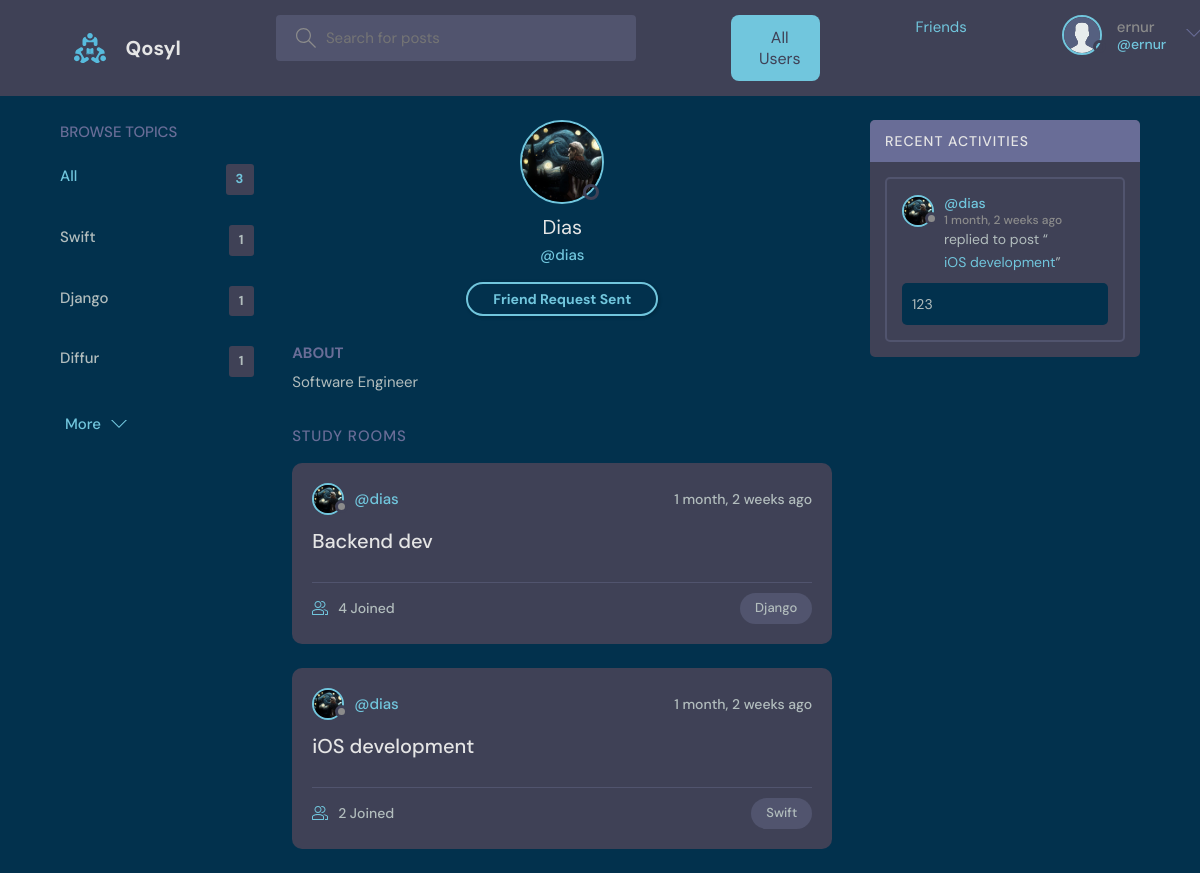
/profile/2/ (signed in), run on the app's committed database.
### users/models.py (models this page shows, shortened)
class User(AbstractUser):
    name = models.CharField(max_length=200, null=True)
    email = models.EmailField(unique=True, null=True)
    bio = models.TextField(null=True)
    avatar = models.ImageField(upload_to='avatars/', default='avatar.svg')
    friends = models.ManyToManyField('self', blank=True, symmetrical=True, related_name='user_friends')
    USERNAME_FIELD = 'email'
    REQUIRED_FIELDS = []
    def is_friend(self, friend):
        return self.friends.filter(id=friend.id).exists()
    objects = UserManager()

class Topic(models.Model):
    name = models.CharField(max_length=200)

### rooms/models.py (models this page shows)
class Room(models.Model):
    host = models.ForeignKey(settings.AUTH_USER_MODEL, on_delete=models.SET_NULL, null=True)
    topic = models.ForeignKey('users.Topic', on_delete=models.SET_NULL, null=True)
    name = models.CharField(max_length=200)
    description = models.TextField(null=True, blank=True)
    participants = models.ManyToManyField(settings.AUTH_USER_MODEL, related_name='participants', blank=True)
    updated = models.DateTimeField(auto_now=True)
    created = models.DateTimeField(auto_now_add=True)
    class Meta:
        ordering = ['-updated', '-created']
    def __str__(self):
        return self.name

### chat/models.py (models this page shows, shortened)
class Message(models.Model):
    user = models.ForeignKey(settings.AUTH_USER_MODEL, on_delete=models.CASCADE)
    room = models.ForeignKey(Room, on_delete=models.CASCADE)
    body = models.TextField()
    updated = models.DateTimeField(auto_now=True)
    created = models.DateTimeField(auto_now_add=True)
    class Meta:
        ordering = ['-updated', '-created']

### users/views.py (the view)
# urls.py: path('profile/<str:pk>/', views.userProfile, name="user-profile"),
def userProfile(request, pk):
    user = User.objects.get(id=pk)
    rooms = user.room_set.all()
    room_messages = user.message_set.all()
    topics = Topic.objects.all()
    profile_user = get_object_or_404(User, id=pk)
    is_own_profile = request.user == profile_user
    is_friend = profile_user.is_friend(request.user)
    existing_request = FriendRequest.objects.filter(from_user=request.user, to_user=profile_user).exists()
    context = {
        "user": profile_user,
        "is_own_profile": is_own_profile,
        "is_friend": is_friend,
        "existing_request": existing_request,
        'user': user,
        'rooms': rooms,
        'room_messages': room_messages,
        'topics': topics,
    }
    return render(request, "users/profile.html", context)

### users/templates/users/profile.html (shortened to what this page needs)
{% extends 'main.html' %}
{% block content %}
<main class="profile-page layout layout--3">
  <div class="container">
    {% include 'users/topics_component.html' %}
    <div class="roomList">
      <div class="profile">
        <div class="profile__avatar">
          <div class="avatar avatar--large active">
            <img src="{{ user.avatar.url }}" />
          </div>
        </div>
        <div class="profile__info">
          <h3>{{ user.name }}</h3>
          <p>@{{ user.username }}</p>
          <div class="profile__actions">
            {% if is_own_profile %}
              <a href="{% url 'update-user' %}" class="btn btn--main btn--pill">Edit Profile</a>
              <button id="showChartBtn" class="btn btn--secondary btn--pill">Show Chart</button>
            {% else %}
              {% if is_friend %}
                <form action="{% url 'remove_friend' user.id %}" method="POST">
                  {% csrf_token %}
                  <button type="submit" class="btn btn--secondary btn--pill">Remove Friend</button>
                </form>
              {% elif existing_request %}
                <button class="btn btn--disabled btn--pill" disabled>Friend Request Sent</button>
              {% else %}
                <form action="{% url 'send_friend_request' user.id %}" method="POST">
                  {% csrf_token %}
                  <button type="submit" class="btn btn--main btn--pill">Add Friend</button>
                </form>
              {% endif %}
            {% endif %}
          </div>
        </div>
        <div class="profile__about">
          <h3>About</h3>
          <p>{{ user.bio }}</p>
        </div>
      </div>
      <div class="roomList__header">
        <div>
          <h2>Study Rooms</h2>
        </div>
      </div>
      {% include 'base/feed_component.html' %}
    </div>
    {% include 'chat/activity_component.html' %}
  </div>
</main>
{% endblock content %}

### templates/navbar.html (shortened to what this page needs)
{% load static %}
<header class="header header--loggedIn">
    <div class="container">
        <a href="{% url 'home' %}" class="header__logo">
            <img src="{% static 'images/logo.svg' %}" />
            <h1>Qosyl</h1>
        </a>
        <form class="header__search" method="GET" action="{% url 'home' %}">
            <label>
                <input name="q" placeholder="Search for posts" />
            </label>
        </form>
<button
    onclick="window.location.href='{% url 'all_users' %}'"
    class="all-users-button"
    style="
        background-color: #71c6dd; /* Using your color for the main button background */
        color: #3f4156; /* Text color */
        font-family: 'DM Sans', sans-serif; /* Font style */
        font-size: 16px; /* Font size */
        padding: 12px 20px; /* Padding for spacing */
        border: none; /* No border */
        border-radius: 8px; /* Rounded corners */
        cursor: pointer; /* Pointer on hover */
        display: flex;
        align-items: center;
        gap: 8px; /* Space between the icon and the text */
        transition: background-color 0.3s ease, transform 0.2s ease; /* Smooth transition */
    ">
     All Users
</button>
<a href="{% url 'friends' %}" class="header__button">Friends</a>
        <nav class="header__menu">
            {% if request.user.is_authenticated %}
            <div class="header__user">
                <a href="{% url 'update-user' %}">
                    <div class="avatar avatar--medium active">
                        {% if request.user.avatar %}
                            <img src="{{ request.user.avatar.url }}" alt="{{ request.user.username }}'s Avatar" />
                        {% else %}
                            <img src="{% static 'images/avatar.svg' %}" alt="Default Avatar" />
                        {% endif %}
                    </div>
                    <p>{{request.user.username}} <span>@{{request.user.username}}</span></p>
                </a>
                <button class="dropdown-button">
                    <svg version="1.1" xmlns="http://www.w3.org/2000/svg" width="32" height="32" viewBox="0 0 32 32">
                        <title>chevron-down</title>
                        <path d="M16 21l-13-13h-3l16 16 16-16h-3l-13 13z"></path>
                    </svg>
                </button>
            </div>
            {% else %}
            <a href="{% url 'login' %}">
                <img src="{% static 'images/avatar.svg' %}" />
                <p>Login</p>
            </a>
            {% endif %}
        </nav>
    </div>
</header>

### users/templates/users/topics_component.html
<div class="topics">
    <div class="topics__header">
        <h2>Browse Topics</h2>
    </div>
    <ul class="topics__list">
        <li>
            <a href="{% url 'home' %}" class="active">All <span>{{topics.count}}</span></a>
        </li>
        {% for topic in topics %}
        <li>
            <a href="{% url 'home' %}?q={{topic.name}}">{{topic.name}}<span>{{topic.room_set.all.count}}</span></a>
        </li>
        {% endfor %}
    </ul>
    <a class="btn btn--link" href="{% url 'topics' %}">
        More
        <svg version="1.1" xmlns="http://www.w3.org/2000/svg" width="32" height="32" viewBox="0 0 32 32">
            <title>chevron-down</title>
            <path d="M16 21l-13-13h-3l16 16 16-16h-3l-13 13z"></path>
        </svg>
    </a>
</div>

### base/templates/base/feed_component.html (shortened to what this page needs)
{% for room in rooms %}
<div class="roomListRoom">
    <div class="roomListRoom__header">
        <a href="{% url 'user-profile' room.host.id %}" class="roomListRoom__author">
            <div class="avatar avatar--small">
                <img src="{{room.host.avatar.url}}" />
            </div>
            <span>@{{room.host.username}}</span>
        </a>
        <div class="roomListRoom__actions">
            <span>{{room.created|timesince}} ago</span>
        </div>
    </div>
    <div class="roomListRoom__content">
        <a href="{% url 'room' room.id %}">{{room.name}}</a>
    </div>
    <div class="roomListRoom__meta">
        <a href="{% url 'room' room.id %}" class="roomListRoom__joined">
            {{room.participants.all.count}} Joined
        </a>
        <p class="roomListRoom__topic">{{room.topic.name}}</p>
    </div>
</div>
{% endfor %}

### chat/templates/chat/activity_component.html (shortened to what this page needs)
<div class="activities">
    <div class="activities__header">
        <h2>Recent Activities</h2>
    </div>
    {% for message in room_messages %}
    <div class="activities__box">
        <div class="activities__boxHeader roomListRoom__header">
            <a href="{% url 'user-profile' message.user.id %}" class="roomListRoom__author">
                <div class="avatar avatar--small">
                    <img src="{{message.user.avatar.url}}" />
                </div>
                <p>
                    @{{message.user.username}}
                    <span>{{message.created|timesince}} ago</span>
                </p>
            </a>
        </div>
        <div class="activities__boxContent">
            <p>replied to post “<a href="{% url 'room' message.room.id %}">{{message.room}}</a>”</p>
            <div class="activities__boxRoomContent">{{message.body}}</div>
        </div>
    </div>
    {% endfor %}
</div>

### users/templates/users/profile.html (style rules this page uses)
.btn { margin: 5px; }

### data on the page
User: user.avatar (placeholder picture), user.username "ernur"
Topic: name "Swift", room_set.all.count "1"
Topic: name "Django", room_set.all.count "1"
Topic: name "Diffur", room_set.all.count "1"
User: avatar (picture), name "Dias", username "dias", bio "Software Engineer"
Room: host.avatar (picture), host.username "dias", created "1 month, 2 weeks", name "Backend dev", participants.all.count "4", topic.name "Django"
Room: host.avatar (picture), host.username "dias", created "1 month, 2 weeks", name "iOS development", participants.all.count "2", topic.name "Swift"
Message: user.avatar (picture), user.username "dias", created "1 month, 2 weeks", room "iOS development", body "123"

### other printed values
{{ topics.count }} "3"
